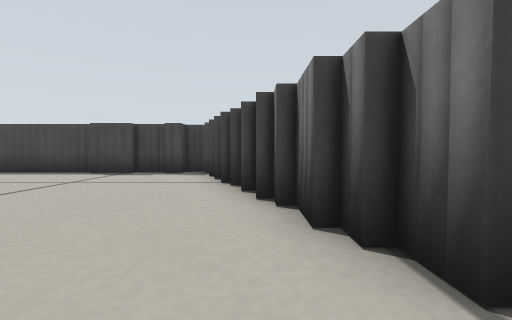
[1] (above)

12 first-person views from a walk through a world built for the Gazebo simulator. The camera is 0.14 m above the floor, tilts 2° down and sees 85° across. The floor is counted in squares, 0.2 m on a side. Each view is taken from the middle of a square. On the plan, view 1 faces up. The plan holds only what a view shows up to about 10 squares ahead; the rest is blank. The place goes on beyond the plan.

[2]
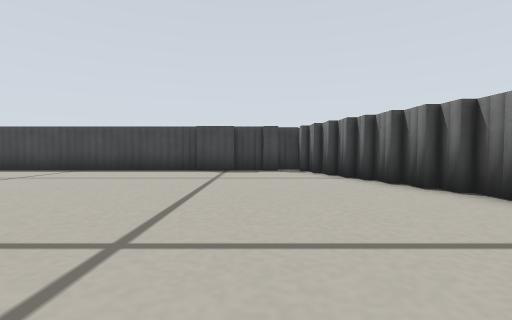

[3]
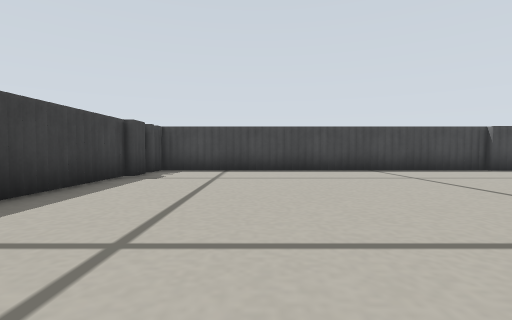

[4]
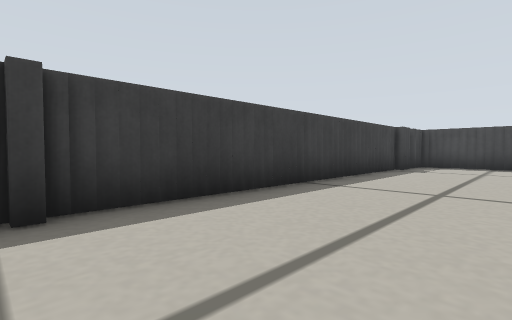

[5]
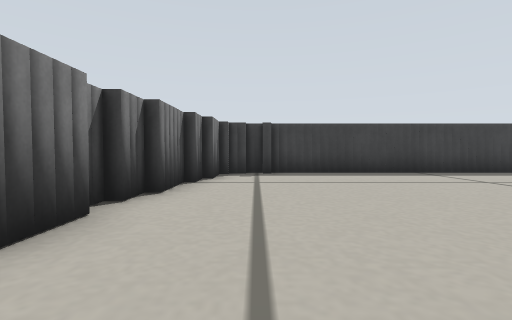

[6]
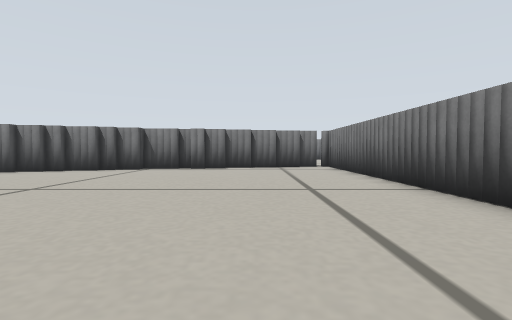

[7]
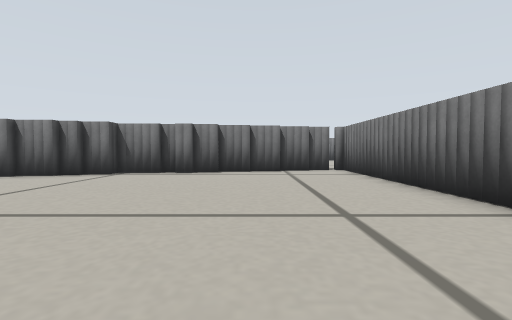

[8]
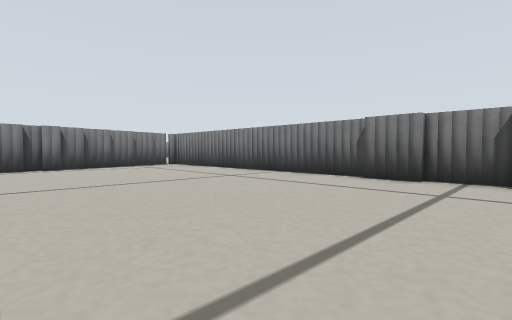

[9]
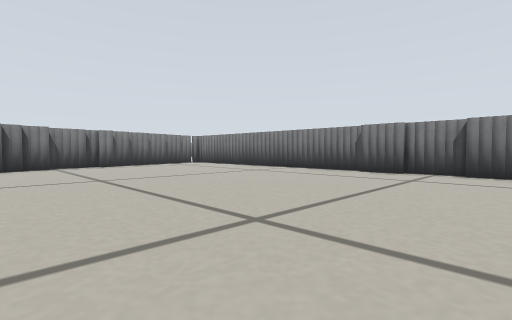

[10]
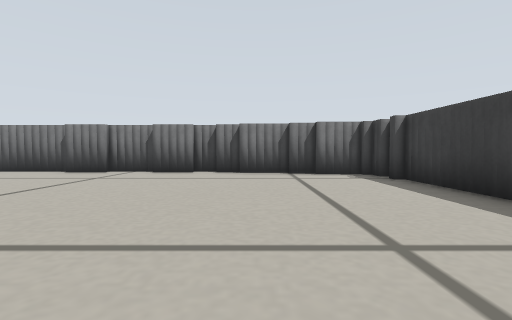

[11]
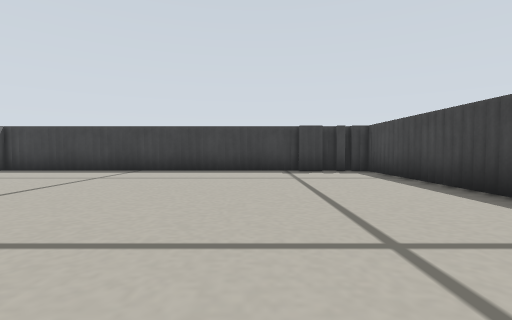

[12]
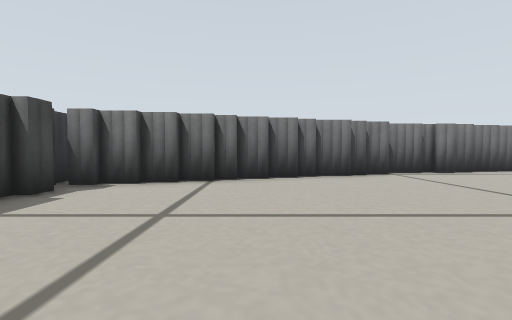

### Floor plan
Points are (right, up) in squares from view 1. A wall is a line through its corners. A room is listed if a view was taken in it or the views show most of it. See-through windows are left out.
Room 1 (views 1, 2, 3, 4, 5, 6, 7, 8, 9, 10, 11, 12)
walls: (-8.4, -5.8) (-7, -5.8); (-7, -6.1) (2.8, -6.1); (-9.8, -6.1) (-8.2, -6.1); (-11.1, -5.8) (-9.8, -5.8); (-11.8, -6.1) (-11, -6.1); (-12.5, -5.8) (-11.8, -5.8); (0, 3.9) (0, 4.8); (-0.2, 4.6) (-0.2, 5.5); (-3.6, 8.4) (-5, 8.4); (0.5, 2.4) (0.5, 3.5); (0.3, 3.4) (0.3, 4); (-0.5, 5.4) (-0.5, 6); (-0.7, 5.9) (-0.7, 6.8); (-14, -5.5) (-12.5, -5.5); (0.8, 1.9) (0.8, 2.5); (-1, 6.6) (-1, 7.5); (-14.8, -5.3) (-14, -5.3); (-1.2, 7.4) (-1.2, 8.2); (-2.2, 8.4) (-2.8, 8.4); (-2.6, 8.7) (-16.2, 8.7) (-16.2, 8.1); (1.5, -0.1) (1.5, 1.2) (1, 1.2) (1, 2); (-1.5, 8.1) (-1.5, 8.9) (-2.2, 8.9); (-16.2, -4.2) (-16.2, -5) (-14.8, -5); (1.5, -1.1) (1.5, -0.5); (-16.5, -3.8) (-16.5, -4.4); (1.7, -0.6) (1.7, 0); (-16.5, 6.5) (-16.5, -3.6); (1.7, -1.9) (1.7, -1); (-16.2, 7.2) (-16.2, 6.4); (2, -2.9) (2, -1.8); (-16.5, 7.8) (-16.5, 7.2); (2.2, -3.9) (2.2, -2.8); (2.5, -4.9) (2.5, -3.8); (2.7, -5.6) (2.7, -4.8)

Positions as (right, up) in squares from view 1, and headings:
1: (0, 0), facing up
2: (-3, -1), facing up
3: (-13, -1), facing up
4: (-13, -4), facing up-left
5: (-8, -4), facing left
6: (-9, -3), facing right
7: (-7, -3), facing right
8: (-10, 1), facing down-right
9: (-11, 3), facing down-right
10: (-13, 3), facing down
11: (-7, 5), facing left
12: (-7, 5), facing right
